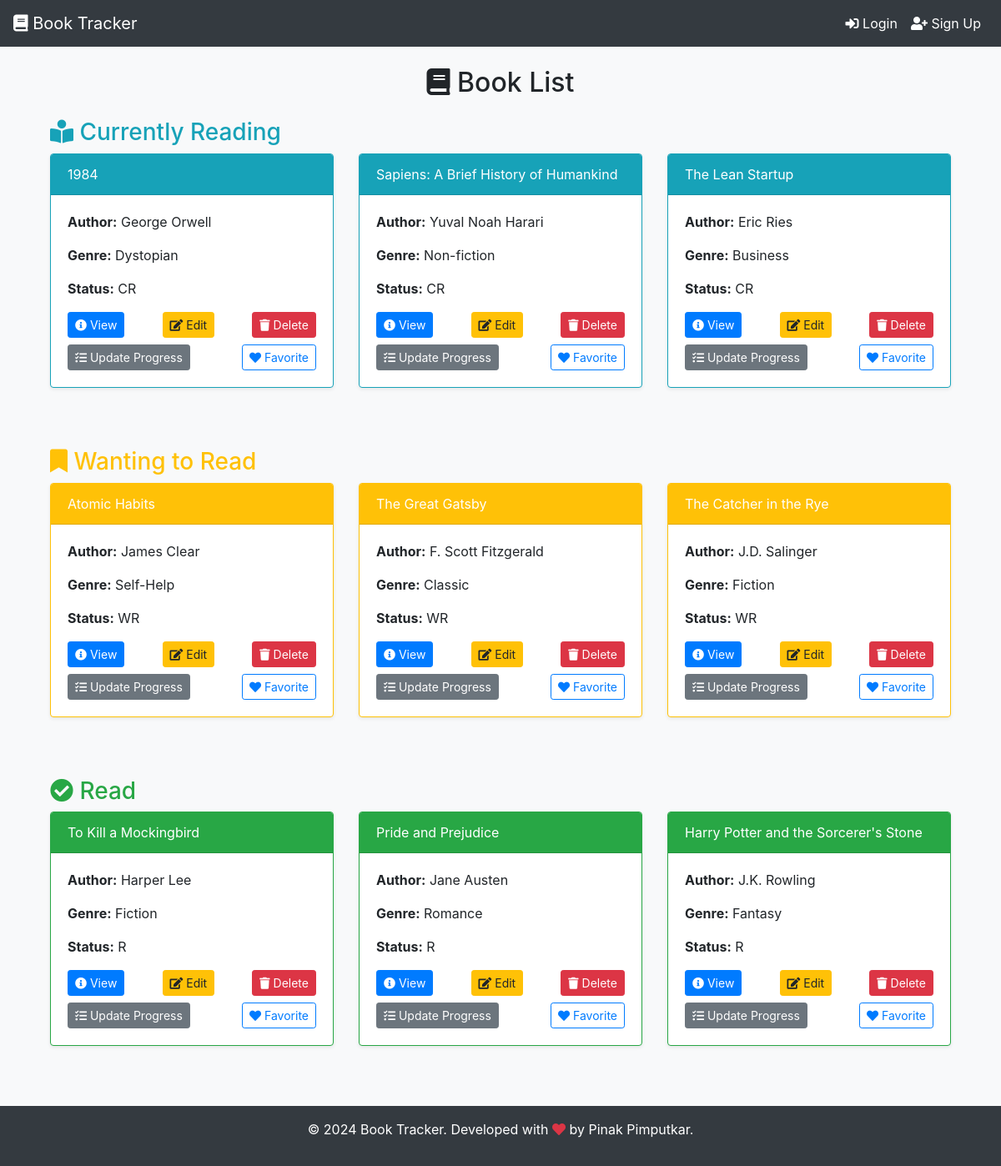
The page / on the database its author committed.
### books/models.py (models this page shows)
class Book(models.Model):
    STATUS_CHOICES = [
        ('R', 'Read'),
        ('CR', 'Currently Reading'),
        ('WR', 'Want to Read'),
    ]
    title = models.CharField(max_length=200)
    author = models.CharField(max_length=200)
    genre = models.CharField(max_length=100)
    status = models.CharField(max_length=2, choices=STATUS_CHOICES, default='WR')
    date_added = models.DateTimeField(auto_now_add=True)
    date_started = models.DateField(null=True, blank=True)
    date_finished = models.DateField(null=True, blank=True)
    progress = models.CharField(max_length=100, blank=True, null=True, help_text="E.g., '50% completed' or 'Chapter 5 of 20'")
    favorited_by = models.ManyToManyField(User, related_name="favorite_books", blank=True)

### books/views.py (the view)
# urls.py: path('', book_list, name='book_list'),
def book_list(request):
    books_read = Book.objects.filter(status="R")
    books_wanting_to_read = Book.objects.filter(status="WR")
    books_currently_reading = Book.objects.filter(status="CR")
    return render(request, 'book_list.html', {
        'books_read': books_read,
        'books_wanting_to_read': books_wanting_to_read,
        'books_currently_reading': books_currently_reading,
    })

### templates/book_list.html (shortened to what this page needs)
{% extends 'base.html' %}
{% block content %}
<div class="container mt-4">
    <h2 class="text-center mb-4"><i class="fas fa-book"></i> Book List</h2>
    <div class="mb-5">
        <h3 class="text-info"><i class="fas fa-book-reader"></i> Currently Reading</h3>
        <div class="row">
            {% for book in books_currently_reading %}
                <div class="col-md-4">
                    <div class="card mb-4 shadow-sm border-info">
                        <div class="card-header bg-info text-white">
                            {{ book.title }}
                        </div>
                        <div class="card-body">
                            <p><strong>Author:</strong> {{ book.author }}</p>
                            <p><strong>Genre:</strong> {{ book.genre }}</p>
                            <p><strong>Status:</strong> {{ book.status }}</p>
                            <div class="d-flex justify-content-between">
                                <a href="{% url 'book_detail' book.id %}" class="btn btn-primary btn-sm"><i class="fas fa-info-circle"></i> View</a>
                                <a href="{% url 'edit_book' book.id %}" class="btn btn-warning btn-sm"><i class="fas fa-edit"></i> Edit</a>
                                <a href="{% url 'delete_book' book.id %}" class="btn btn-danger btn-sm" onclick="return confirm('Are you sure you want to delete this book?');"><i class="fas fa-trash"></i> Delete</a>
                            </div>
                            <div class="d-flex justify-content-between mt-2">
                                <a href="{% url 'update_progress' book.id %}" class="btn btn-secondary btn-sm"><i class="fas fa-tasks"></i> Update Progress</a>
                                <form action="{% url 'toggle_favorite' book.id %}" method="post" style="display:inline;">
                                    {% if user in book.favorited_by.all %}
                                        <button type="submit" class="btn btn-outline-danger btn-sm"><i class="fas fa-heart"></i> Unfavorite</button>
                                    {% else %}
                                        <button type="submit" class="btn btn-outline-primary btn-sm"><i class="fas fa-heart"></i> Favorite</button>
                                    {% endif %}
                                </form>
                            </div>
                        </div>
                    </div>
                </div>
            {% empty %}
                <p class="text-muted">No books currently being read.</p>
            {% endfor %}
        </div>
    </div>
    <div class="mb-5">
        <h3 class="text-warning"><i class="fas fa-bookmark"></i> Wanting to Read</h3>
        <div class="row">
            {% for book in books_wanting_to_read %}
                <div class="col-md-4">
                    <div class="card mb-4 shadow-sm border-warning">
                        <div class="card-header bg-warning text-white">
                            {{ book.title }}
                        </div>
                        <div class="card-body">
                            <p><strong>Author:</strong> {{ book.author }}</p>
                            <p><strong>Genre:</strong> {{ book.genre }}</p>
                            <p><strong>Status:</strong> {{ book.status }}</p>
                            <div class="d-flex justify-content-between">
                                <a href="{% url 'book_detail' book.id %}" class="btn btn-primary btn-sm"><i class="fas fa-info-circle"></i> View</a>
                                <a href="{% url 'edit_book' book.id %}" class="btn btn-warning btn-sm"><i class="fas fa-edit"></i> Edit</a>
                                <a href="{% url 'delete_book' book.id %}" class="btn btn-danger btn-sm" onclick="return confirm('Are you sure you want to delete this book?');"><i class="fas fa-trash"></i> Delete</a>
                            </div>
                            <div class="d-flex justify-content-between mt-2">
                                <a href="{% url 'update_progress' book.id %}" class="btn btn-secondary btn-sm"><i class="fas fa-tasks"></i> Update Progress</a>
                                <form action="{% url 'toggle_favorite' book.id %}" method="post" style="display:inline;">
                                    {% if user in book.favorited_by.all %}
                                        <button type="submit" class="btn btn-outline-danger btn-sm"><i class="fas fa-heart"></i> Unfavorite</button>
                                    {% else %}
                                        <button type="submit" class="btn btn-outline-primary btn-sm"><i class="fas fa-heart"></i> Favorite</button>
                                    {% endif %}
                                </form>
                            </div>
                        </div>
                    </div>
                </div>
            {% empty %}
                <p class="text-muted">No books in this category.</p>
            {% endfor %}
        </div>
    </div>
    <div class="mb-5">
        <h3 class="text-success"><i class="fas fa-check-circle"></i> Read</h3>
        <div class="row">
            {% for book in books_read %}
                <div class="col-md-4">
                    <div class="card mb-4 shadow-sm border-success">
                        <div class="card-header bg-success text-white">
                            {{ book.title }}
                        </div>
                        <div class="card-body">
                            <p><strong>Author:</strong> {{ book.author }}</p>
                            <p><strong>Genre:</strong> {{ book.genre }}</p>
                            <p><strong>Status:</strong> {{ book.status }}</p>
                            <div class="d-flex justify-content-between">
                                <a href="{% url 'book_detail' book.id %}" class="btn btn-primary btn-sm"><i class="fas fa-info-circle"></i> View</a>
                                <a href="{% url 'edit_book' book.id %}" class="btn btn-warning btn-sm"><i class="fas fa-edit"></i> Edit</a>
                                <a href="{% url 'delete_book' book.id %}" class="btn btn-danger btn-sm" onclick="return confirm('Are you sure you want to delete this book?');"><i class="fas fa-trash"></i> Delete</a>
                            </div>
                            <div class="d-flex justify-content-between mt-2">
                                <a href="{% url 'update_progress' book.id %}" class="btn btn-secondary btn-sm"><i class="fas fa-tasks"></i> Update Progress</a>
                                <form action="{% url 'toggle_favorite' book.id %}" method="post" style="display:inline;">
                                    {% if user in book.favorited_by.all %}
                                        <button type="submit" class="btn btn-outline-danger btn-sm"><i class="fas fa-heart"></i> Unfavorite</button>
                                    {% else %}
                                        <button type="submit" class="btn btn-outline-primary btn-sm"><i class="fas fa-heart"></i> Favorite</button>
                                    {% endif %}
                                </form>
                            </div>
                        </div>
                    </div>
                </div>
            {% empty %}
                <p class="text-muted">No books in this category.</p>
            {% endfor %}
        </div>
    </div>
</div>
{% endblock %}

### templates/base.html (shortened to what this page needs)
<!DOCTYPE html>
<html lang="en">
<head>
    <link rel="stylesheet" href="https://stackpath.bootstrapcdn.com/bootstrap/4.5.2/css/bootstrap.min.css">
    <link rel="stylesheet" href="https://cdnjs.cloudflare.com/ajax/libs/font-awesome/5.15.4/css/all.min.css">
</head>
<body>
<nav class="navbar navbar-expand-lg navbar-dark">
    <a class="navbar-brand" href="{% url 'book_list' %}"><i class="fas fa-book"></i> Book Tracker</a>
    <div class="collapse navbar-collapse" id="navbarNav">
        <ul class="navbar-nav ml-auto">
            {% if user.is_authenticated %}
                <li class="nav-item">
                    <a class="nav-link" href="{% url 'book_list' %}"><i class="fas fa-home"></i> Home</a>
                </li>
                <li class="nav-item">
                    <a class="nav-link" href="{% url 'favorites_list' %}"><i class="fas fa-heart"></i> Favorites</a>
                </li>
                <li class="nav-item">
                    <a class="nav-link" href="{% url 'add_book' %}"><i class="fas fa-plus"></i> Add Book</a>
                </li>
                <li class="nav-item">
                    <a class="nav-link" href="{% url 'logout' %}"><i class="fas fa-sign-out-alt"></i> Logout</a>
                </li>
            {% else %}
                <li class="nav-item">
                    <a class="nav-link" href="{% url 'login' %}"><i class="fas fa-sign-in-alt"></i> Login</a>
                </li>
                <li class="nav-item">
                    <a class="nav-link" href="{% url 'signup' %}"><i class="fas fa-user-plus"></i> Sign Up</a>
                </li>
            {% endif %}
        </ul>
    </div>
</nav>
<div class="container my-4">
    {% block content %}{% endblock %}
</div>
<footer class="text-center py-3">
    <p>&copy; 2024 Book Tracker. Developed with <i class="fas fa-heart text-danger"></i> by Pinak Pimputkar.</p>
</footer>
</body>
</html>

### templates/base.html (style rules this page uses)
body { background-color: #f8f9fa; }
.navbar { background-color: #343a40 !important; }
.navbar .nav-link, .navbar-brand { color: #ffffff !important; }
footer { background-color: #343a40; color: white; }

### rows shown on the page
Book: title "1984", author "George Orwell", genre "Dystopian", status "CR", shows "Favorite"
Book: title "Sapiens: A Brief History of Humankind", author "Yuval Noah Harari", genre "Non-fiction", status "CR", shows "Favorite"
Book: title "The Lean Startup", author "Eric Ries", genre "Business", status "CR", shows "Favorite"
Book: title "Atomic Habits", author "James Clear", genre "Self-Help", status "WR", shows "Favorite"
Book: title "The Great Gatsby", author "F. Scott Fitzgerald", genre "Classic", status "WR", shows "Favorite"
Book: title "The Catcher in the Rye", author "J.D. Salinger", genre "Fiction", status "WR", shows "Favorite"
Book: title "To Kill a Mockingbird", author "Harper Lee", genre "Fiction", status "R", shows "Favorite"
Book: title "Pride and Prejudice", author "Jane Austen", genre "Romance", status "R", shows "Favorite"
Book: title "Harry Potter and the Sorcerer's Stone", author "J.K. Rowling", genre "Fantasy", status "R", shows "Favorite"
